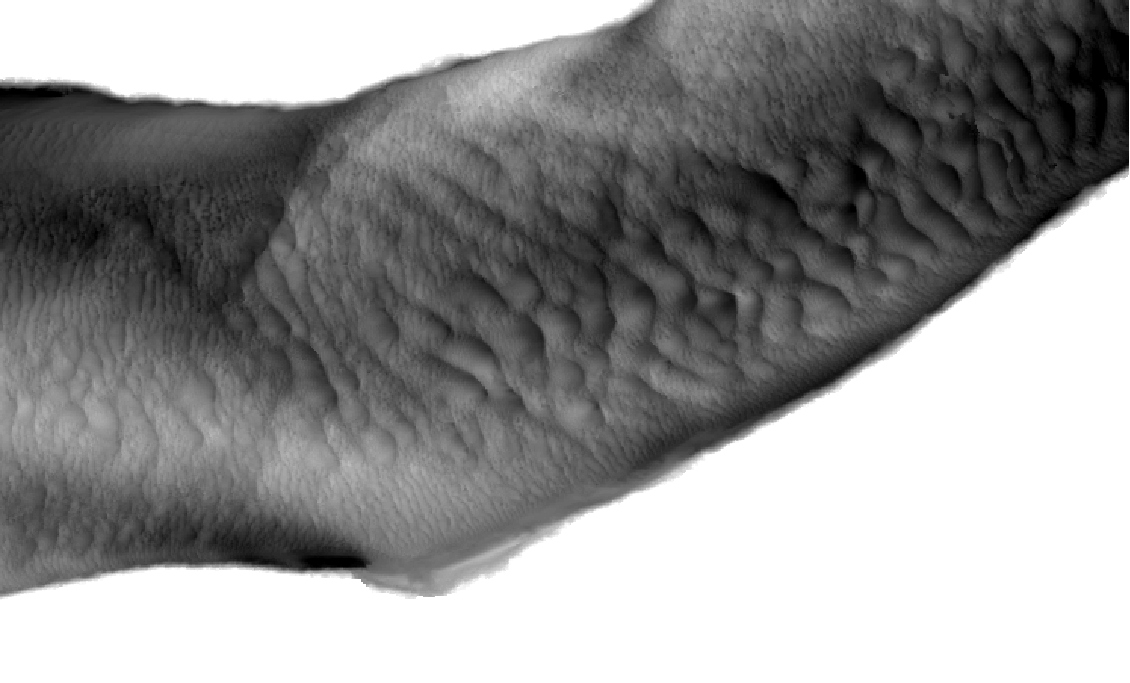
#> input picture Test/Test algorithme partage des eaux/Old/Exemple2_5,548_11,20.tif, 1130 x 683 px
$ python test.py
#> lines starting #> are read from the running program, lines starting #| are printed output that depends on the picture; after the words box and inside, x2 and y2 are one past the last pixel; in counts of white or black regions, pixels touching at a corner belong together
#> the answer given: Exemple2_5,548_11,20.tif
#> further down, img is the input picture: PIL image 1130x683 L; min 0, max 255, mean 148.8
### Test/Test algorithme partage des eaux/Old/filtrage.py
from PIL import Image
import numpy as np
import matplotlib.image as mpimg

class filtre():
	def __init__(self, image):
		self.image = np.asmatrix(image).tolist()
#> self.image = 683 items
		self.h = len(self.image)
#> self.h = 683
		self.w = len(self.image[0])
#> self.w = 1130


	def filtrage(self, step):
#> called with step = 10
		result = np.zeros((self.h, self.w))
		img = np.array(self.image)
#> img: shape (683, 1130) int64

		im1 = img == 255
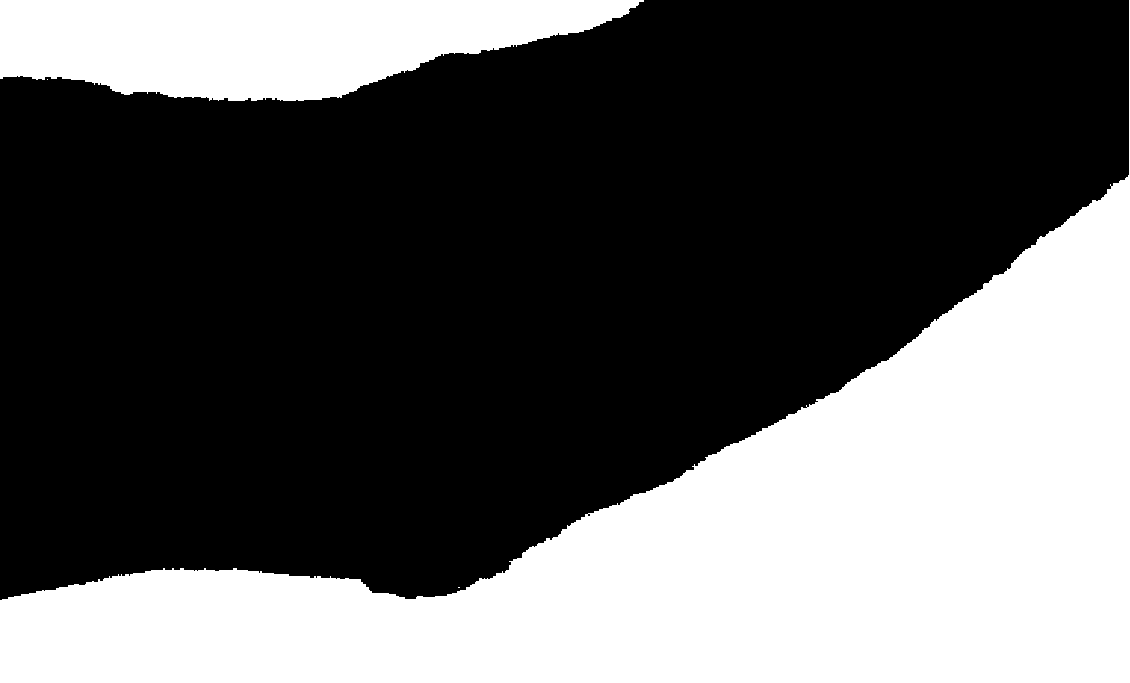
#> im1: shape (683, 1130) bool; 36.7% white; 4 white regions (2 under 20 px), largest, box (x1, y1, x2, y2) and area: (0, 0, 1130, 683) 236813, (0, 0, 644, 101) 46397
		im1 = im1 * 500
		result = result + im1

		value = 254
		vPixel = 10000
		while value > 0:
			im = img <= value
			im = im * vPixel
			result = result + im
			vPixel += 10000
			value -= step
#> this loop made 26 passes
#> pass 2, in filtrage, `im = img <= value`:
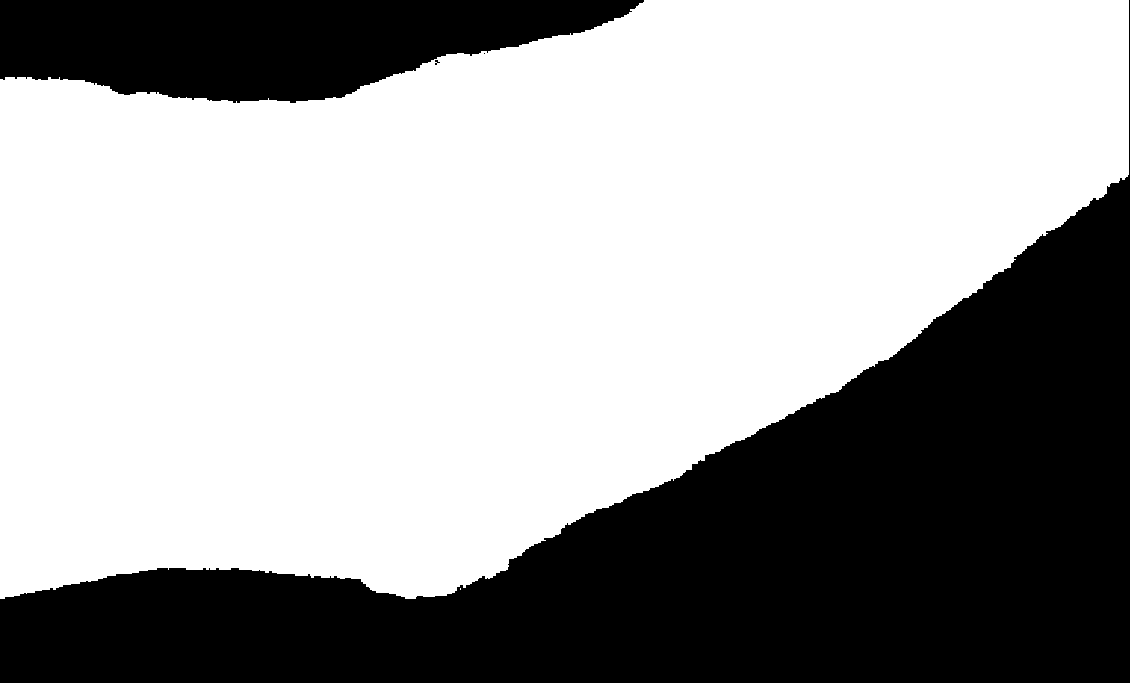
#> im: shape (683, 1130) bool; 63.2% white; 4 black regions (2 under 20 px), largest, box (x1, y1, x2, y2) and area: (0, 0, 1130, 683) 237557, (0, 0, 644, 103) 46752
#> after the loop:
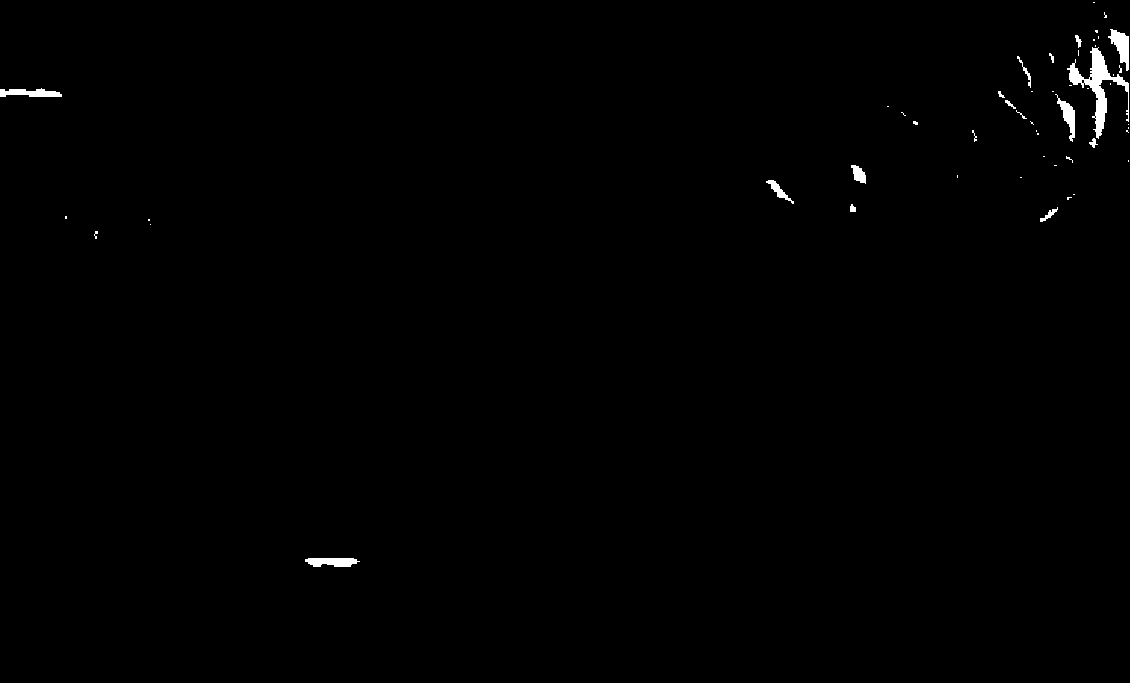
#> im: shape (683, 1130) int64; values 0 (black) and 260000 (white), 0.51% white; 52 white regions (35 under 20 px), largest, box (x1, y1, x2, y2) and area: (1067, 47, 1129, 139) 1438, (1108, 29, 1129, 71) 437, (305, 558, 360, 567) 390
#> after the loop:
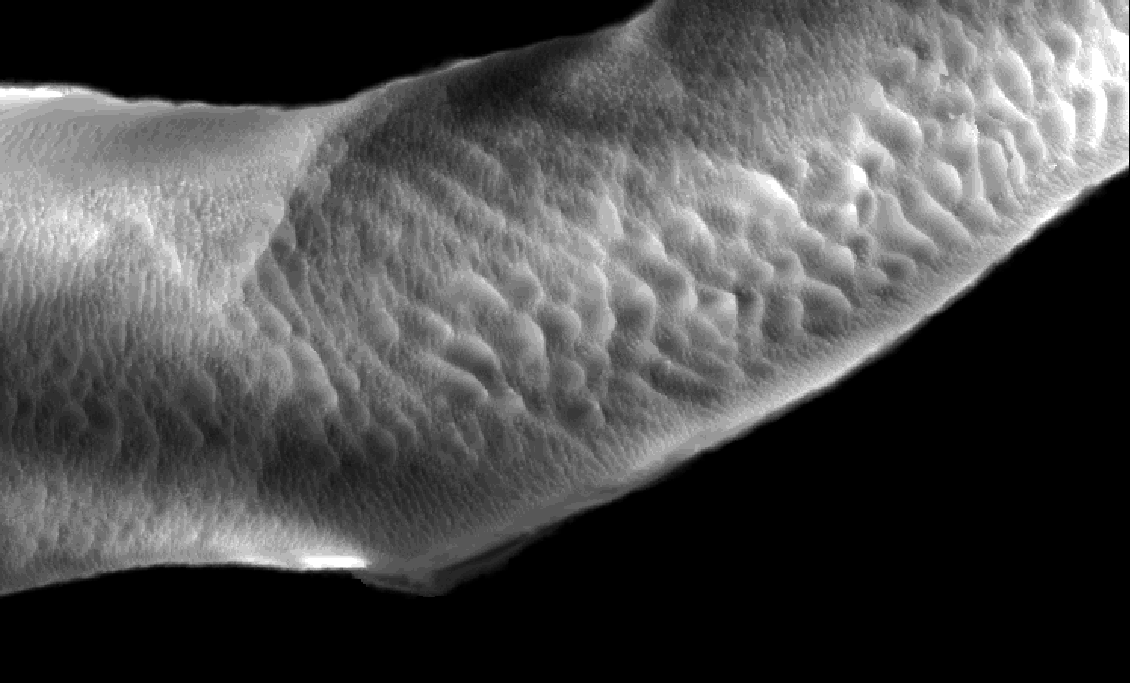
#> result: shape (683, 1130) float64; min 500, max 3510000, mean 1046180.4; drawn with min black and max white
#> after the loop, vPixel = 270000; value = -6


		return result.tolist()

### Test/Test algorithme partage des eaux/Old/test.py
import numpy as np
import cv2 as cv
from tkinter import filedialog
from PIL import Image
import matplotlib.image as mpimg

from filtrage import filtre

path = filedialog.askopenfilename(title="Ouvrir une image",filetypes=[('all files','.*')])
img = Image.open(path)

f = filtre(img)
result = f.filtrage(10)
#> result = 683 items
ar = np.array(result)
mpimg.imsave("testoulle.jpg", ar, cmap = 'gray')
